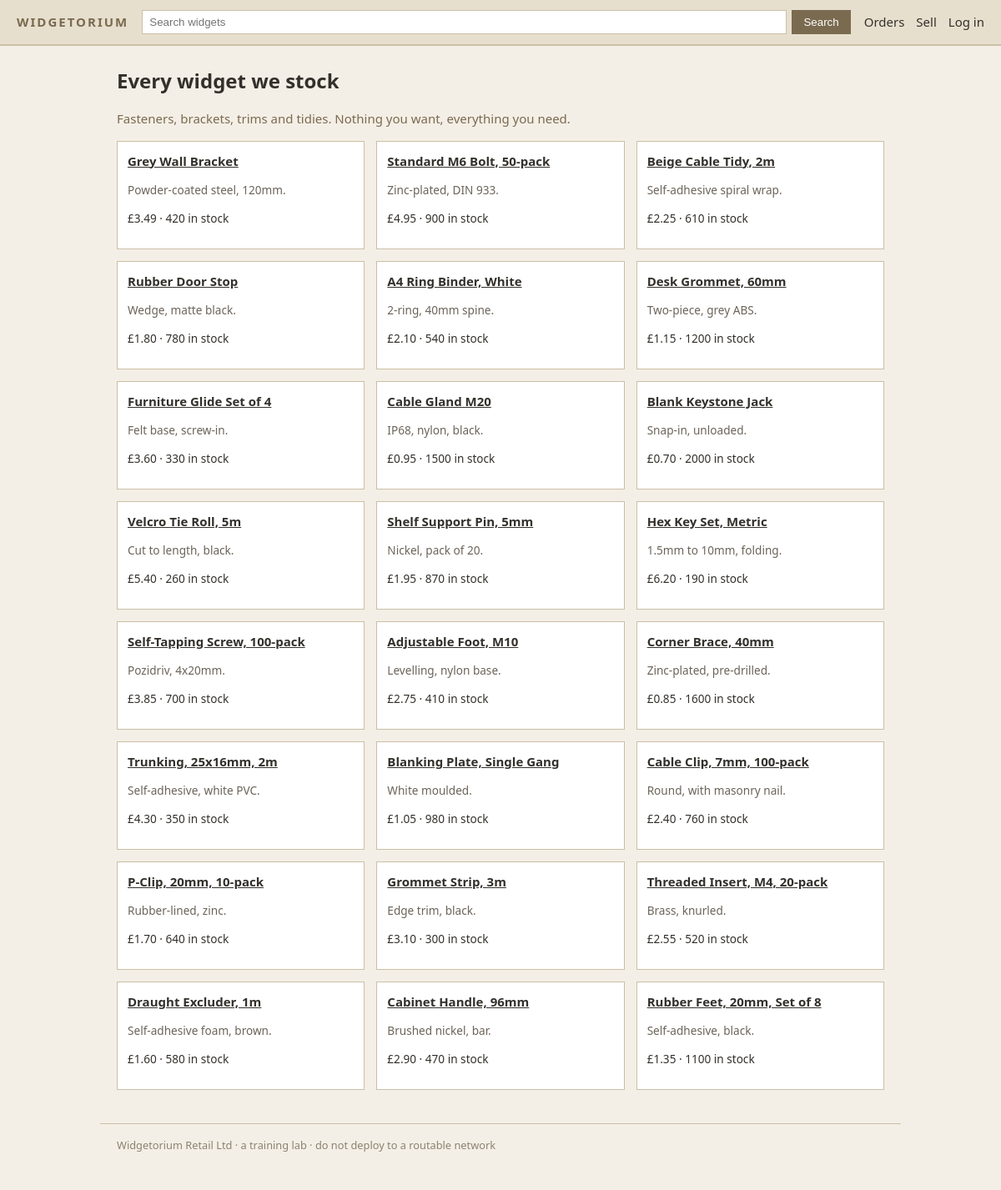
/webapp/src/index.php, run on the app's committed database.
### tables this page shows
CREATE TABLE products (
  id             INT AUTO_INCREMENT PRIMARY KEY,
   
  name           VARCHAR(255)  NOT NULL,
  description     TEXT          NULL,
  price          DECIMAL(10,2) NOT NULL DEFAULT 0.00,
  stock          INT           NOT NULL DEFAULT 0,
   
  owner_user_id  INT           NULL,
  created_at     DATETIME      NOT NULL DEFAULT CURRENT_TIMESTAMP
);

### webapp/src/lib/session.php (called while the page is built, shortened)
<?php
require_once __DIR__ . '/db.php';
function wdg_current_user(): ?array
{
    $token = $_COOKIE[WDG_COOKIE] ?? '';
    if ($token === '') {
        return null;
    }
    $st = wdg_prepare(
        "SELECT u.* FROM sessions s JOIN users u ON u.id = s.user_id WHERE s.token = :t"
    );
    $st->execute([':t' => $token]);
    $row = $st->fetch();
    return $row ?: null;
}

### webapp/src/lib/db.php (called while the page is built, shortened)
<?php
function wdg_config(): array
{
    static $cfg = null;
    if ($cfg === null) {
        $cfg = require __DIR__ . '/../config.php';
    }
    return $cfg;
}
function wdg_db(): PDO
{
    $c = wdg_config()['db'];
    $dsn = "mysql:host={$c['host']};dbname={$c['name']};charset=utf8mb4";
    for ($i = 0; $i < 30; $i++) {
        try {
            $pdo = new PDO($dsn, $c['user'], $c['pass'], [
                PDO::ATTR_ERRMODE            => PDO::ERRMODE_EXCEPTION,
                PDO::ATTR_DEFAULT_FETCH_MODE => PDO::FETCH_ASSOC,
                PDO::ATTR_EMULATE_PREPARES   => true,
            ]);
            return $pdo;
        } catch (PDOException $e) {
            $lastErr = $e;
            sleep(1);
        }
    }
    exit;
}
function wdg_query(string $sql): PDOStatement
{
    try {
        return wdg_db()->query($sql);
    } catch (PDOException $e) {
        wdg_sql_error($sql, $e);
    }
}

### webapp/src/index.php (the view)
<?php
require_once __DIR__ . '/lib/helpers.php';
$rows = wdg_query("SELECT id, name, description, price, stock FROM products ORDER BY id")->fetchAll();
wdg_header('Widgets');
?>
<h1>Every widget we stock</h1>
<p class="lede">Fasteners, brackets, trims and tidies. Nothing you want, everything you need.</p>
<div class="grid">
<?php foreach ($rows as $p): ?>
  <article class="card">
    <a href="/product.php?id=<?= (int) $p['id'] ?>"><?= htmlspecialchars($p['name']) ?></a>
    <p class="desc"><?= htmlspecialchars($p['description']) ?></p>
    <p class="price"><?= wdg_money($p['price']) ?> &middot; <?= (int) $p['stock'] ?> in stock</p>
  </article>
<?php endforeach; ?>
</div>
<?php
wdg_footer();

### webapp/src/lib/helpers.php (shortened to what this page needs)
<?php
require_once __DIR__ . '/db.php';
require_once __DIR__ . '/session.php';
function wdg_money($n): string
{
    return '£' . number_format((float) $n, 2);
}
function wdg_header(string $title): void
{
    $u = wdg_current_user();
    $who = $u ? htmlspecialchars($u['username']) . ($u['role'] === 'admin' ? ' (admin)' : '') : null;
    ?><!doctype html>
<html lang="en">
<head>
<link rel="stylesheet" href="/assets/style.css">
</head>
<body>
<header class="topbar">
  <a class="brand" href="/index.php">WIDGETORIUM</a>
  <form class="search" action="/search.php" method="get">
    <input type="text" name="q" placeholder="Search widgets" value="<?= isset($_GET['q']) ? htmlspecialchars($_GET['q']) : '' ?>">
    <button type="submit">Search</button>
  </form>
  <nav>
    <a href="/orders.php">Orders</a>
    <a href="/upload.php">Sell</a>
    <?php if ($u): ?>
      <a href="/account.php"><?= $who ?></a>
      <?php if ($u['role'] === 'admin'): ?><a href="/admin/index.php">Admin</a><?php endif; ?>
      <a href="/logout.php">Log out</a>
    <?php else: ?>
      <a href="/login.php">Log in</a>
    <?php endif; ?>
  </nav>
</header>
<main>
<?php
}
function wdg_footer(): void
{
    ?>
</main>
<footer class="foot">
  Widgetorium Retail Ltd &middot; a training lab &middot; do not deploy to a routable network
</footer>
</body>
</html>
<?php
}

### webapp/src/assets/style.css (style rules this page uses)
:root { --beige: #f4efe6; --beige-dark: #e7dfce; --ink: #33302b; --accent: #7a6a4f; --line: #cabfa6; }
* { box-sizing: border-box; }
body { margin: 0; font: 15px/1.5 "Segoe UI", Tahoma, Verdana, sans-serif; color: var(--ink); background: var(--beige); }
.topbar { display: flex; align-items: center; gap: 16px; padding: 12px 20px; background: var(--beige-dark); border-bottom: 2px solid var(--line); flex-wrap: wrap; }
.brand { font-weight: 700; letter-spacing: 2px; text-decoration: none; color: var(--accent); }
.topbar .search { display: flex; gap: 6px; flex: 1; min-width: 220px; }
.topbar .search input { flex: 1; padding: 6px 8px; border: 1px solid var(--line); }
.topbar nav { display: flex; gap: 14px; }
.topbar nav a { color: var(--ink); text-decoration: none; }
main { max-width: 960px; margin: 24px auto; padding: 0 20px; }
h1 { font-size: 1.5rem; }
.lede { color: var(--accent); }
.grid { display: grid; grid-template-columns: repeat(auto-fill, minmax(220px, 1fr)); gap: 14px; }
.card { background: #fff; border: 1px solid var(--line); padding: 12px; }
.card a { font-weight: 600; color: var(--ink); }
.card .desc { font-size: 0.85rem; color: #6b6459; }
.card .price { font-size: 0.85rem; }
button { padding: 7px 14px; background: var(--accent); color: #fff; border: 0; cursor: pointer; }
.foot { max-width: 960px; margin: 40px auto; padding: 16px 20px; border-top: 1px solid var(--line); font-size: 0.8rem; color: #8a8271; }

### data on the page
products: name "Grey Wall Bracket", description "Powder-coated steel, 120mm.", price "£3.49", stock "420"
products: name "Standard M6 Bolt, 50-pack", description "Zinc-plated, DIN 933.", price "£4.95", stock "900"
products: name "Beige Cable Tidy, 2m", description "Self-adhesive spiral wrap.", price "£2.25", stock "610"
products: name "Rubber Door Stop", description "Wedge, matte black.", price "£1.80", stock "780"
products: name "A4 Ring Binder, White", description "2-ring, 40mm spine.", price "£2.10", stock "540"
products: name "Desk Grommet, 60mm", description "Two-piece, grey ABS.", price "£1.15", stock "1200"
products: name "Furniture Glide Set of 4", description "Felt base, screw-in.", price "£3.60", stock "330"
products: name "Cable Gland M20", description "IP68, nylon, black.", price "£0.95", stock "1500"
products: name "Blank Keystone Jack", description "Snap-in, unloaded.", price "£0.70", stock "2000"
products: name "Velcro Tie Roll, 5m", description "Cut to length, black.", price "£5.40", stock "260"
products: name "Shelf Support Pin, 5mm", description "Nickel, pack of 20.", price "£1.95", stock "870"
products: name "Hex Key Set, Metric", description "1.5mm to 10mm, folding.", price "£6.20", stock "190"
products: name "Self-Tapping Screw, 100-pack", description "Pozidriv, 4x20mm.", price "£3.85", stock "700"
products: name "Adjustable Foot, M10", description "Levelling, nylon base.", price "£2.75", stock "410"
products: name "Corner Brace, 40mm", description "Zinc-plated, pre-drilled.", price "£0.85", stock "1600"
products: name "Trunking, 25x16mm, 2m", description "Self-adhesive, white PVC.", price "£4.30", stock "350"
products: name "Blanking Plate, Single Gang", description "White moulded.", price "£1.05", stock "980"
products: name "Cable Clip, 7mm, 100-pack", description "Round, with masonry nail.", price "£2.40", stock "760"
products: name "P-Clip, 20mm, 10-pack", description "Rubber-lined, zinc.", price "£1.70", stock "640"
products: name "Grommet Strip, 3m", description "Edge trim, black.", price "£3.10", stock "300"
products: name "Threaded Insert, M4, 20-pack", description "Brass, knurled.", price "£2.55", stock "520"
products: name "Draught Excluder, 1m", description "Self-adhesive foam, brown.", price "£1.60", stock "580"
products: name "Cabinet Handle, 96mm", description "Brushed nickel, bar.", price "£2.90", stock "470"
products: name "Rubber Feet, 20mm, Set of 8", description "Self-adhesive, black.", price "£1.35", stock "1100"
